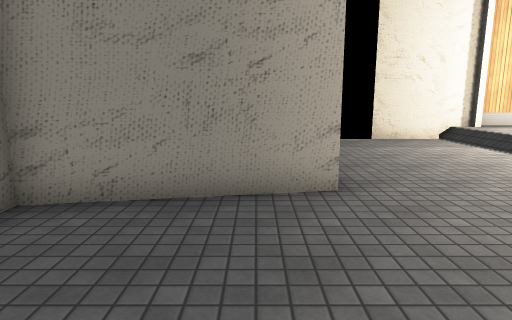
View 1 (above)

16 first-person views from a walk through a scene from a Unity 3-D project. The camera is 1.5 m above the floor, tilts 10° down and sees 75° across. The floor is counted in squares, 1 m on a side. Each view is taken from the middle of a square. On the plan, view 1 faces up. The plan holds only what a view shows up to about 15 squares ahead; the rest is blank. The place goes on beyond the plan. Some surface patterns are stand-ins.

View 2
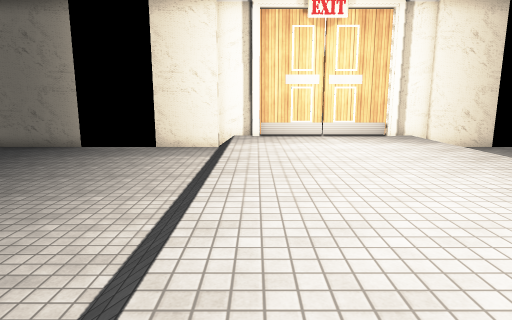

View 3
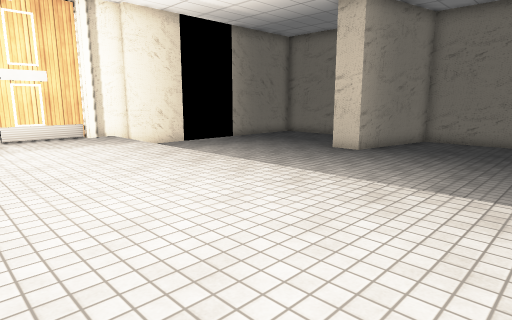

View 4
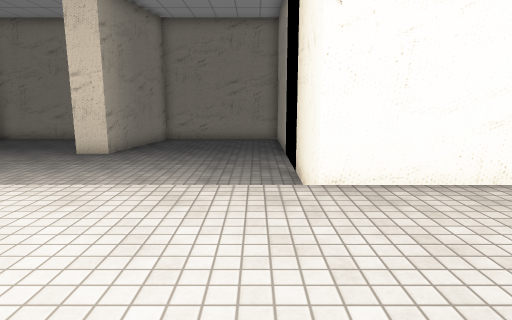

View 5
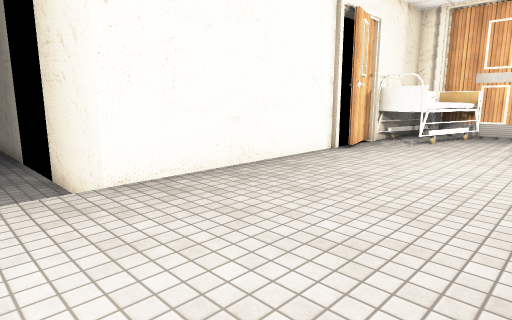

View 6
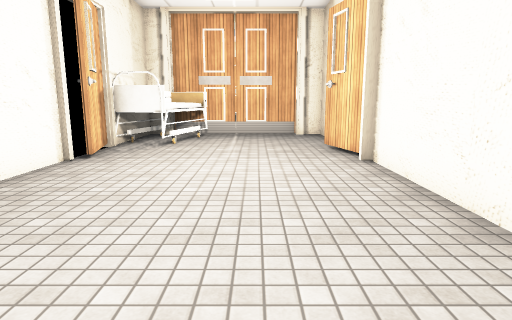

View 7
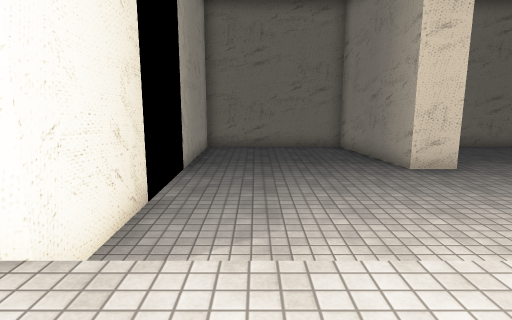

View 8
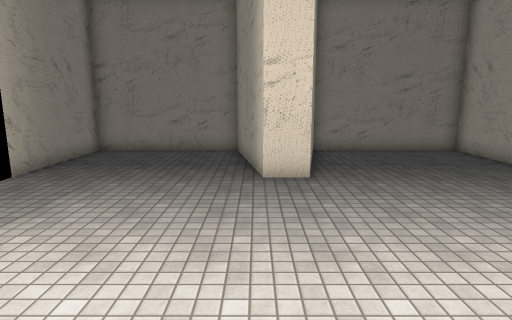

View 9
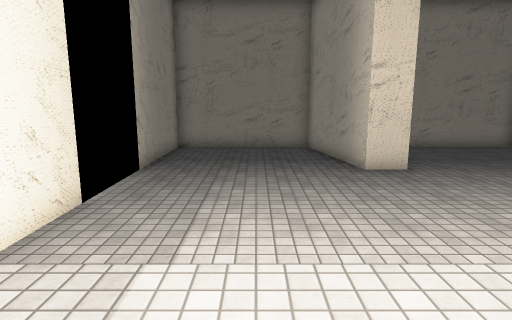

View 10
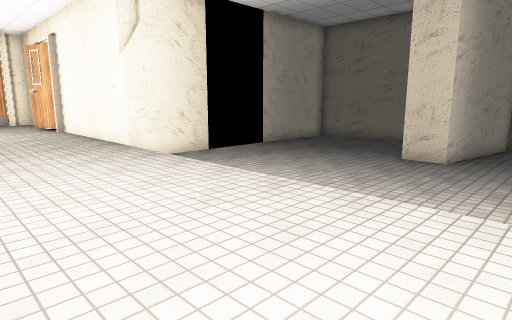

View 11
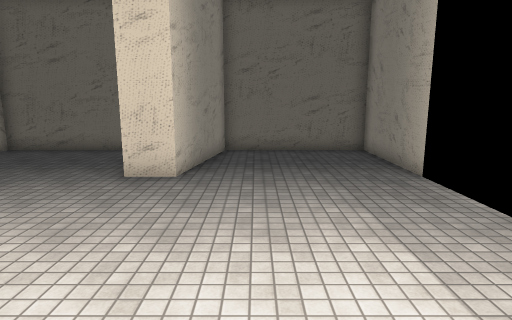

View 12
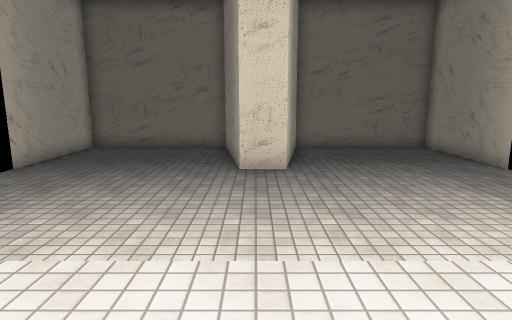

View 13
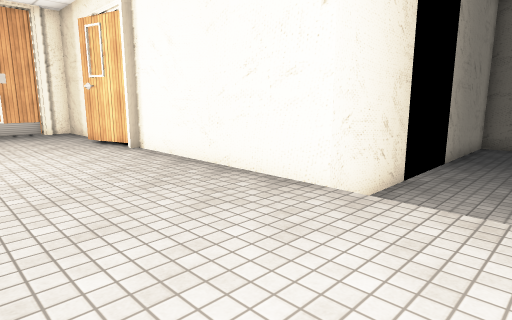

View 14
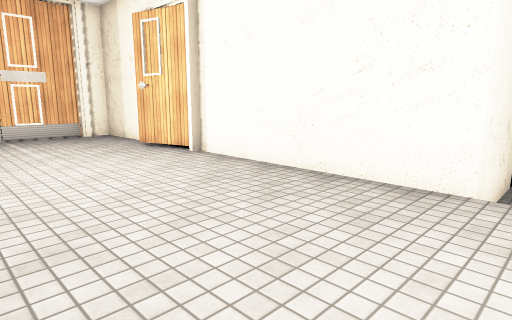

View 15
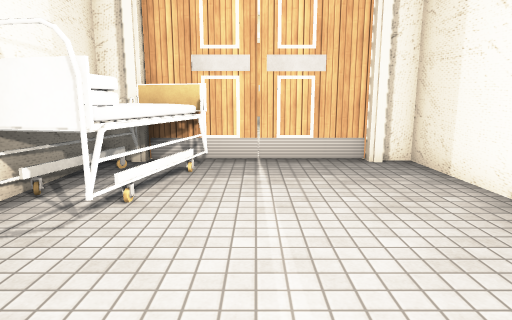

View 16
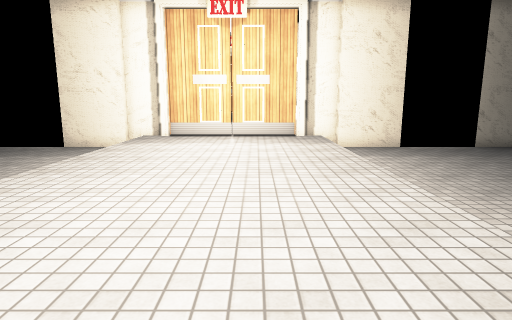

### Floor plan
Key: @ floor where view 1 was taken; # wall or solid block; . main floor; : floor 0.5 m higher than the main floor; / step, stairs or slope; B bed; O other object.
Columns run from 4 left of view 1 to 28 right of it. Each row starts with its distance up from view 1.
 14 ######  ######OOOOOO####   ######
 13 #.........../:::::::/...........#
 12 #.........../:::::::/...........#
 11 #.........../:::::::/...........#
 10 #.........../:::::::/...........#
  9 #.........../:::::::/...........#
  8 #.........../:::::::/...........#
  7 ######....../:::::::/......######
  6   ####....../:::::::/......####
  5 ####......../:::::::/........####
  4 #.........../:::::::/...........#
  3 #.........../:::::::/ ..........#
  2 #.........../:::::::/ ..........#
  1 #.........../:::::::/ ..........#
  0 #...@......./:::::::/ ..........#
 -1 ######...####:::::::####...######
 -2             #:::::::#    ###
 -3             #:::::::#
 -4             #:::::::#
 -5             #:::::::#
 -6             #:::::::#
 -7             #:::::::#
 -8             #:::::::#
 -9             #:::::::#
-10             #:::::::#
-11             #:::::BB#
-12             #:::::BB#
-13             #:::::BB#
-14             #:::::BB#
-15             #O:::BBB#
-16             #OOOOOOO#

Where each view was taken, in squares from view 1:
view 1: 0 up, 0 right, facing up
view 2: 1 down, 9 right, facing up
view 3: 1 down, 10 right, facing up-right
view 4: 0 up, 10 right, facing right
view 5: 1 up, 10 right, facing down-right
view 6: 0 up, 11 right, facing down
view 7: 1 up, 11 right, facing left
view 8: 7 up, 14 right, facing right
view 9: 10 up, 13 right, facing right
view 10: 10 up, 13 right, facing down-left
view 11: 9 up, 10 right, facing left
view 12: 6 up, 11 right, facing left
view 13: 2 up, 13 right, facing down-left
view 14: 0 up, 14 right, facing down-left
view 15: 7 down, 12 right, facing down
view 16: 1 down, 13 right, facing up
